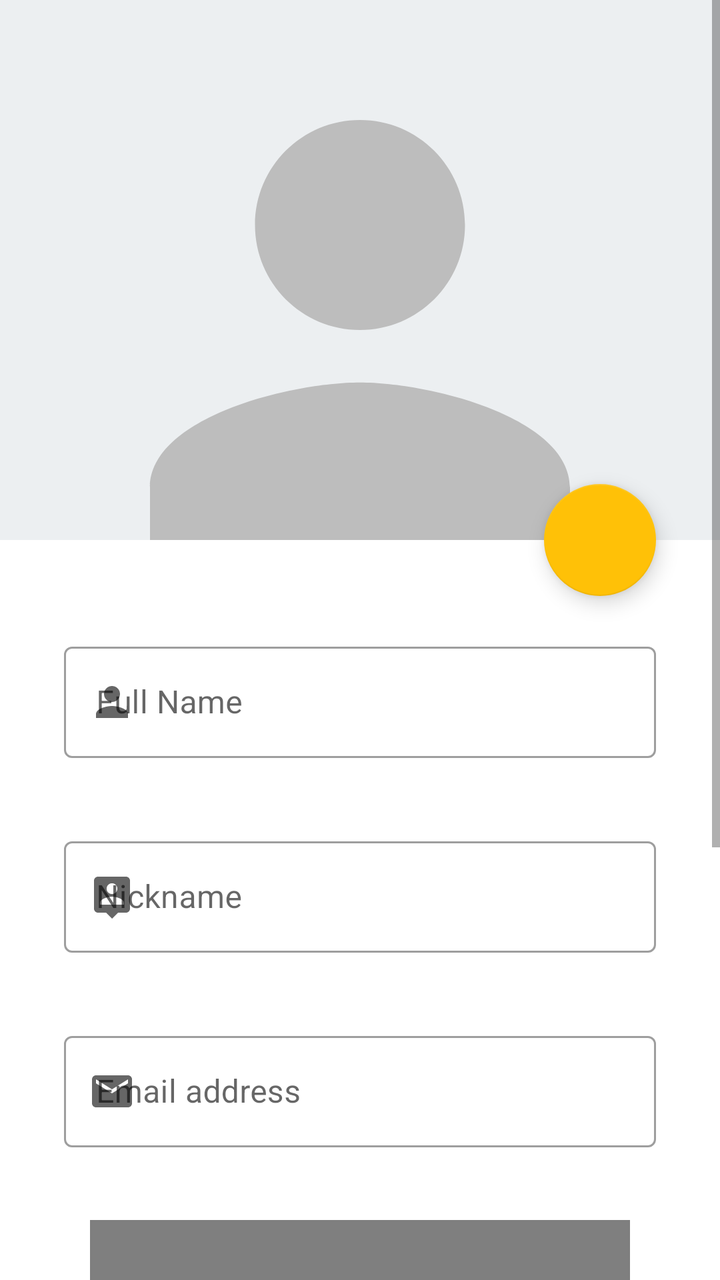
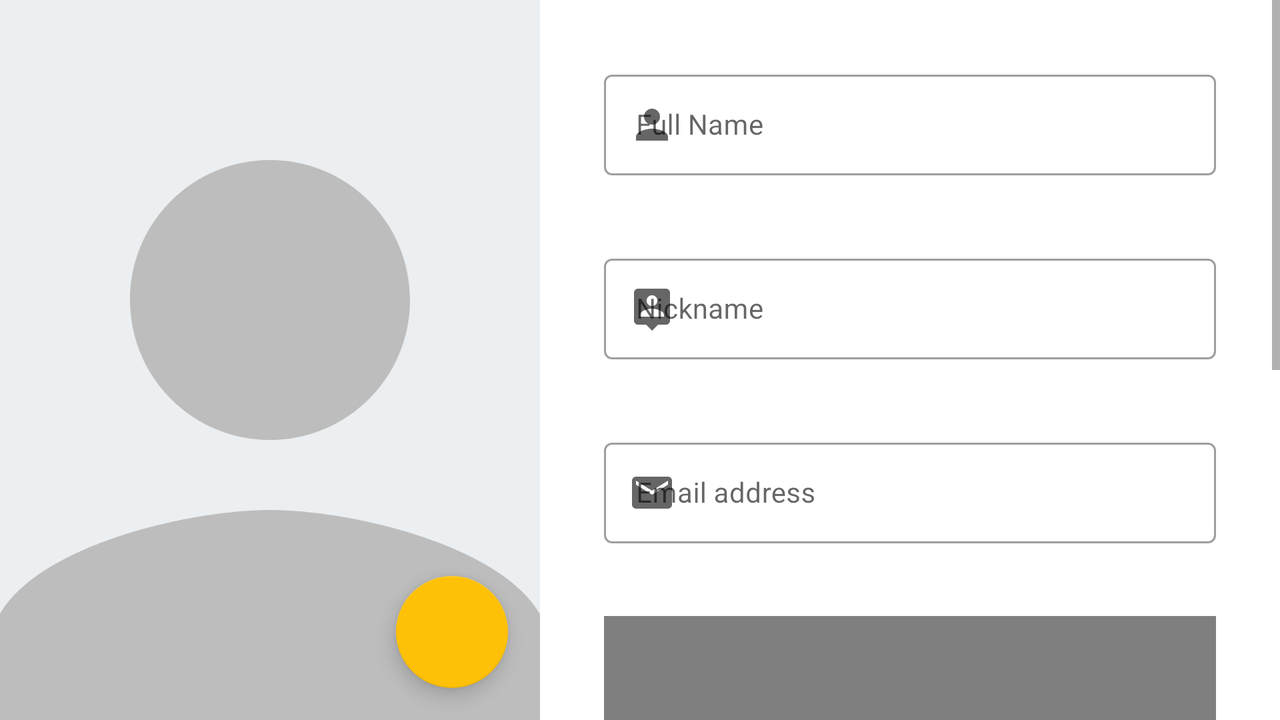

The same Android screen from two of the app's own layout files: first res/layout/ as a phone draws it, then the author's variant for another configuration, drawn on a device whose configuration selects that folder. Both files follow.
<!-- AndroidManifest.xml: application theme AppTheme -->
<!-- res/layout/fragment_profile_edit.xml -->
<?xml version="1.0" encoding="utf-8"?>
<ScrollView xmlns:android="http://schemas.android.com/apk/res/android"
    xmlns:app="http://schemas.android.com/apk/res-auto"
    android:layout_width="match_parent"
    android:layout_height="match_parent">

    <androidx.constraintlayout.widget.ConstraintLayout
        android:layout_width="match_parent"
        android:layout_height="wrap_content">

        <com.google.android.material.floatingactionbutton.FloatingActionButton
            android:id="@+id/addImageEditProfileFAB"
            android:layout_width="wrap_content"
            android:layout_height="wrap_content"
            android:layout_marginEnd="32dp"
            android:clickable="true"
            android:focusable="true"
            app:backgroundTint="@color/colorAccent"
            app:layout_constraintBottom_toBottomOf="@+id/userImageEditProfileIV"
            app:layout_constraintEnd_toEndOf="parent"
            app:layout_constraintTop_toBottomOf="@+id/userImageEditProfileIV"
            app:srcCompat="@drawable/ic_add_image" />

        <ImageView
            android:id="@+id/userImageEditProfileIV"
            android:layout_width="0dp"
            android:layout_height="0dp"
            android:layout_marginBottom="16dp"
            android:background="@color/BlueGray50"
            android:contentDescription="@string/userImage"
            android:scaleType="centerCrop"
            app:layout_constraintBottom_toTopOf="@+id/fullnameEditProfileTIL"
            app:layout_constraintDimensionRatio="4:3"
            app:layout_constraintEnd_toEndOf="parent"
            app:layout_constraintStart_toStartOf="parent"
            app:layout_constraintTop_toTopOf="parent"
            app:srcCompat="@drawable/ic_profile_image" />

        <com.google.android.material.textfield.TextInputLayout
            android:id="@+id/fullnameEditProfileTIL"
            style="@style/Widget.MaterialComponents.TextInputLayout.OutlinedBox"
            android:layout_width="0dp"
            android:layout_height="wrap_content"
            android:layout_marginStart="32dp"
            android:layout_marginTop="32dp"
            android:layout_marginEnd="32dp"
            android:hint="@string/fullname"
            app:errorEnabled="true"
            app:layout_constraintEnd_toEndOf="parent"
            app:layout_constraintStart_toStartOf="parent"
            app:layout_constraintTop_toBottomOf="@+id/userImageEditProfileIV"
            app:layout_constraintBottom_toTopOf="@id/nicknameEditProfileTIL"
            app:startIconDrawable="@drawable/ic_person">

            <com.google.android.material.textfield.TextInputEditText
                android:id="@+id/fullnameEditProfileET"
                android:layout_width="match_parent"
                android:layout_height="wrap_content"
                android:autofillHints="name"
                android:inputType="textPersonName"
                android:maxLength="100"
                android:textSize="16sp"
                app:layout_constraintStart_toStartOf="parent"
                app:layout_constraintTop_toTopOf="parent" />

        </com.google.android.material.textfield.TextInputLayout>

        <com.google.android.material.textfield.TextInputLayout
            android:id="@+id/nicknameEditProfileTIL"
            style="@style/Widget.MaterialComponents.TextInputLayout.OutlinedBox"
            android:layout_width="match_parent"
            android:layout_height="wrap_content"
            android:layout_marginStart="32dp"
            android:layout_marginTop="16dp"
            android:layout_marginEnd="32dp"
            android:hint="@string/nickname"
            app:errorEnabled="true"
            app:layout_constraintEnd_toEndOf="parent"
            app:layout_constraintStart_toStartOf="parent"
            app:layout_constraintTop_toBottomOf="@+id/fullnameEditProfileTIL"
            app:layout_constraintBottom_toTopOf="@id/emailEditProfileTIL"
            app:startIconDrawable="@drawable/ic_person_pin">

            <com.google.android.material.textfield.TextInputEditText
                android:id="@+id/nicknameEditProfileET"
                android:layout_width="match_parent"
                android:layout_height="wrap_content"
                android:autofillHints="name"
                android:inputType="textPersonName"
                android:maxLength="100"
                android:textSize="16sp"
                app:layout_constraintStart_toStartOf="parent"
                app:layout_constraintTop_toTopOf="parent" />

        </com.google.android.material.textfield.TextInputLayout>


        <com.google.android.material.textfield.TextInputLayout
            android:id="@+id/emailEditProfileTIL"
            style="@style/Widget.MaterialComponents.TextInputLayout.OutlinedBox"
            android:layout_width="match_parent"
            android:layout_height="wrap_content"
            android:layout_marginStart="32dp"
            android:layout_marginTop="16dp"
            android:layout_marginEnd="32dp"
            android:hint="@string/email"
            app:errorEnabled="true"
            app:layout_constraintEnd_toEndOf="parent"
            app:layout_constraintStart_toStartOf="parent"
            app:layout_constraintTop_toBottomOf="@+id/nicknameEditProfileTIL"
            app:layout_constraintBottom_toTopOf="@id/locationMapProfileEditMV"
            app:startIconDrawable="@drawable/ic_email">

            <com.google.android.material.textfield.TextInputEditText
                android:id="@+id/emailEditProfileET"
                android:layout_width="match_parent"
                android:layout_height="wrap_content"
                android:autofillHints="emailAddress"
                android:inputType="textEmailAddress"
                android:maxLength="100"
                android:textSize="16sp"
                app:layout_constraintStart_toStartOf="parent"
                app:layout_constraintTop_toTopOf="parent" />

        </com.google.android.material.textfield.TextInputLayout>

        <com.google.android.gms.maps.MapView
            android:id="@+id/locationMapProfileEditMV"
            android:layout_width="0dp"
            android:layout_height="0dp"
            android:layout_marginStart="32dp"
            android:layout_marginTop="16dp"
            android:layout_marginEnd="32dp"
            app:layout_constraintBottom_toTopOf="@id/searchLocationEditProfileET"
            app:layout_constraintDimensionRatio="1:1"
            app:layout_constraintEnd_toEndOf="parent"
            app:layout_constraintStart_toStartOf="parent"
            app:layout_constraintTop_toBottomOf="@+id/emailEditProfileTIL" />

        <com.google.android.material.textfield.TextInputEditText
            android:id="@+id/searchLocationEditProfileET"
            android:layout_width="0dp"
            android:layout_height="wrap_content"
            android:layout_marginStart="32dp"
            android:layout_marginTop="16dp"
            android:layout_marginBottom="32dp"
            android:autofillHints="addressLocality"
            android:hint="@string/search_location"
            android:inputType="textPostalAddress"
            android:maxLength="100"
            android:textSize="16sp"
            app:layout_constraintBottom_toBottomOf="parent"
            app:layout_constraintEnd_toStartOf="@id/searchLocationEditProfileBTN"
            app:layout_constraintStart_toStartOf="parent"
            app:layout_constraintTop_toBottomOf="@+id/locationMapProfileEditMV" />

        <Button
            android:id="@+id/searchLocationEditProfileBTN"
            android:layout_width="wrap_content"
            android:layout_height="wrap_content"
            android:layout_marginStart="16dp"
            android:layout_marginEnd="32dp"
            android:text="@string/search_button"
            app:layout_constraintBottom_toBottomOf="@+id/searchLocationEditProfileET"
            app:layout_constraintEnd_toEndOf="parent"
            app:layout_constraintStart_toEndOf="@+id/searchLocationEditProfileET"
            app:layout_constraintTop_toTopOf="@+id/searchLocationEditProfileET" />

    </androidx.constraintlayout.widget.ConstraintLayout>
</ScrollView>
<!-- resources referenced by this layout -->
<resources>
  <color name="BlueGray50">#ECEFF1</color>
  <color name="colorAccent">#FFC107</color>
  <!-- drawable ic_email (drawable) -->
  <vector xmlns:android="http://schemas.android.com/apk/res/android"
      android:width="24dp"
      android:height="24dp"
      android:autoMirrored="true"
      android:tint="?attr/iconTintColor"
      android:viewportWidth="24.0"
      android:viewportHeight="24.0">
      <path
          android:fillColor="?attr/iconTintColor"
          android:pathData="M20,4L4,4c-1.1,0 -1.99,0.9 -1.99,2L2,18c0,1.1 0.9,2 2,2h16c1.1,0 2,-0.9 2,-2L22,6c0,-1.1 -0.9,-2 -2,-2zM20,8l-8,5 -8,-5L4,6l8,5 8,-5v2z" />
  </vector>
  <!-- drawable ic_person (drawable) -->
  <vector xmlns:android="http://schemas.android.com/apk/res/android"
      android:width="24dp"
      android:height="24dp"
      android:autoMirrored="true"
      android:tint="?attr/iconTintColor"
      android:viewportWidth="24.0"
      android:viewportHeight="24.0">
      <path
          android:fillColor="?attr/iconTintColor"
          android:pathData="M12,12c2.21,0 4,-1.79 4,-4s-1.79,-4 -4,-4 -4,1.79 -4,4 1.79,4 4,4zM12,14c-2.67,0 -8,1.34 -8,4v2h16v-2c0,-2.66 -5.33,-4 -8,-4z" />
  </vector>
  <!-- drawable ic_person_pin (drawable) -->
  <vector xmlns:android="http://schemas.android.com/apk/res/android"
      android:width="24dp"
      android:height="24dp"
      android:autoMirrored="true"
      android:tint="?attr/iconTintColor"
      android:viewportWidth="24.0"
      android:viewportHeight="24.0">
      <path
          android:fillColor="?attr/iconTintColor"
          android:pathData="M19,2L5,2c-1.11,0 -2,0.9 -2,2v14c0,1.1 0.89,2 2,2h4l3,3 3,-3h4c1.1,0 2,-0.9 2,-2L21,4c0,-1.1 -0.9,-2 -2,-2zM12,5.3c1.49,0 2.7,1.21 2.7,2.7 0,1.49 -1.21,2.7 -2.7,2.7 -1.49,0 -2.7,-1.21 -2.7,-2.7 0,-1.49 1.21,-2.7 2.7,-2.7zM18,16L6,16v-0.9c0,-2 4,-3.1 6,-3.1s6,1.1 6,3.1v0.9z" />
  </vector>
  <!-- drawable ic_profile_image (drawable) -->
  <vector xmlns:android="http://schemas.android.com/apk/res/android"
      android:width="160dp"
      android:height="90dp"
      android:viewportWidth="160"
      android:viewportHeight="90">
      <path
          android:fillColor="@color/Grey400"
          android:pathData="M62.5,37.5C62.5,27.83 70.33,20 80,20C89.67,20 97.5,27.83 97.5,37.5C97.5,47.17 89.67,55 80,55C70.33,55 62.5,47.17 62.5,37.5ZM115,81.25C115,81.83 115,84.75 115,90L45,90C45,84.75 45,81.83 45,81.25C45,69.61 68.32,63.75 80,63.75C91.68,63.75 115,69.61 115,81.25Z" />
  </vector>
  <string name="email">Email address</string>
  <string name="fullname">Full Name</string>
  <string name="nickname" translatable="false">Nickname</string>
  <string name="search_button">Search</string>
  <string name="search_location">Insert location…</string>
  <string name="userImage">User image</string>
  <style name="AppTheme" parent="Theme.MaterialComponents.Light.DarkActionBar">
          
          <item name="colorPrimary">@color/colorPrimary</item>
          <item name="colorPrimaryDark">@color/colorPrimaryDark</item>
          <item name="colorAccent">@color/colorAccent</item>
          <item name="android:textColor">@color/colorText</item>
          <item name="android:colorControlHighlight">@android:color/transparent</item>
          <item name="iconTintColor">@color/CoolGray</item>
          <item name="title">@string/emptyString</item>
  
      </style>
  <color name="Grey400">#BDBDBD</color>
  <color name="colorPrimary">#2196F3</color>
  <color name="colorPrimaryDark">#1976D2</color>
  <color name="colorText">#212121</color>
  <color name="CoolGray">#737373</color>
  <string name="emptyString" translatable="false"> </string>
</resources>
<!-- res/layout-land/fragment_profile_edit.xml (the author's variant of the layout above) -->
<!-- drawn on the phone turned sideways -->
<?xml version="1.0" encoding="utf-8"?>
<androidx.constraintlayout.widget.ConstraintLayout xmlns:android="http://schemas.android.com/apk/res/android"
    xmlns:app="http://schemas.android.com/apk/res-auto"
    android:layout_width="match_parent"
    android:layout_height="match_parent">

    <com.google.android.material.floatingactionbutton.FloatingActionButton
        android:id="@+id/addImageEditProfileFAB"
        android:layout_width="wrap_content"
        android:layout_height="wrap_content"
        android:layout_marginEnd="16dp"
        android:layout_marginBottom="16dp"
        android:clickable="true"
        android:focusable="true"
        app:backgroundTint="@color/colorAccent"
        app:layout_constraintBottom_toBottomOf="@+id/userImageEditProfileIV"
        app:layout_constraintEnd_toEndOf="@+id/userImageEditProfileIV"
        app:srcCompat="@drawable/ic_add_image" />

    <ImageView
        android:id="@+id/userImageEditProfileIV"
        android:layout_width="0dp"
        android:layout_height="match_parent"
        android:background="@color/BlueGray50"
        android:contentDescription="@string/userImage"
        android:scaleType="centerCrop"
        app:layout_constraintBottom_toBottomOf="parent"
        app:layout_constraintDimensionRatio="3:4"
        app:layout_constraintStart_toStartOf="parent"
        app:layout_constraintTop_toTopOf="parent"
        app:srcCompat="@drawable/ic_profile_image" />

    <ScrollView
        android:layout_width="0dp"
        android:layout_height="match_parent"
        app:layout_constraintBottom_toBottomOf="parent"
        app:layout_constraintEnd_toEndOf="parent"
        app:layout_constraintStart_toEndOf="@id/userImageEditProfileIV"
        app:layout_constraintTop_toTopOf="parent">

        <androidx.constraintlayout.widget.ConstraintLayout
            android:layout_width="match_parent"
            android:layout_height="wrap_content">


            <com.google.android.material.textfield.TextInputLayout
                android:id="@+id/fullnameEditProfileTIL"
                style="@style/Widget.MaterialComponents.TextInputLayout.OutlinedBox"
                android:layout_width="0dp"
                android:layout_height="wrap_content"
                android:layout_marginStart="32dp"
                android:layout_marginTop="32dp"
                android:layout_marginEnd="32dp"
                android:hint="@string/fullname"
                app:errorEnabled="true"
                app:layout_constraintBottom_toTopOf="@+id/nicknameEditProfileTIL"
                app:layout_constraintEnd_toEndOf="parent"
                app:layout_constraintStart_toStartOf="parent"
                app:layout_constraintTop_toTopOf="parent"
                app:startIconDrawable="@drawable/ic_person">

                <com.google.android.material.textfield.TextInputEditText
                    android:id="@+id/fullnameEditProfileET"
                    android:layout_width="match_parent"
                    android:layout_height="match_parent"
                    android:autofillHints="name"
                    android:imeOptions="flagNoExtractUi"
                    android:includeFontPadding="false"
                    android:inputType="textPersonName"
                    android:maxLength="100"
                    android:textSize="14sp"
                    app:layout_constraintStart_toStartOf="parent"
                    app:layout_constraintTop_toTopOf="parent" />

            </com.google.android.material.textfield.TextInputLayout>


            <com.google.android.material.textfield.TextInputLayout
                android:id="@+id/nicknameEditProfileTIL"
                style="@style/Widget.MaterialComponents.TextInputLayout.OutlinedBox"
                android:layout_width="0dp"
                android:layout_height="wrap_content"
                android:layout_marginStart="32dp"
                android:layout_marginTop="16dp"
                android:layout_marginEnd="32dp"
                android:hint="@string/nickname"
                app:errorEnabled="true"
                app:layout_constraintBottom_toTopOf="@+id/emailEditProfileTIL"
                app:layout_constraintEnd_toEndOf="parent"
                app:layout_constraintStart_toStartOf="parent"
                app:layout_constraintTop_toBottomOf="@+id/fullnameEditProfileTIL"
                app:startIconDrawable="@drawable/ic_person_pin">

                <com.google.android.material.textfield.TextInputEditText
                    android:id="@+id/nicknameEditProfileET"
                    android:layout_width="match_parent"
                    android:layout_height="match_parent"
                    android:autofillHints="name"
                    android:imeOptions="flagNoExtractUi"
                    android:includeFontPadding="false"
                    android:inputType="textPersonName"
                    android:maxLength="100"
                    android:textSize="14sp"
                    app:layout_constraintStart_toStartOf="parent"
                    app:layout_constraintTop_toTopOf="parent" />

            </com.google.android.material.textfield.TextInputLayout>

            <com.google.android.material.textfield.TextInputLayout
                android:id="@+id/emailEditProfileTIL"
                style="@style/Widget.MaterialComponents.TextInputLayout.OutlinedBox"
                android:layout_width="0dp"
                android:layout_height="wrap_content"
                android:layout_marginStart="32dp"
                android:layout_marginTop="16dp"
                android:layout_marginEnd="32dp"
                android:hint="@string/email"
                app:errorEnabled="true"
                app:layout_constraintBottom_toTopOf="@+id/locationMapProfileEditMV"
                app:layout_constraintEnd_toEndOf="parent"
                app:layout_constraintStart_toStartOf="parent"
                app:layout_constraintTop_toBottomOf="@+id/nicknameEditProfileTIL"
                app:startIconDrawable="@drawable/ic_email">

                <com.google.android.material.textfield.TextInputEditText
                    android:id="@+id/emailEditProfileET"
                    android:layout_width="match_parent"
                    android:layout_height="match_parent"
                    android:autofillHints="emailAddress"
                    android:imeOptions="flagNoExtractUi"
                    android:includeFontPadding="false"
                    android:inputType="textEmailAddress"
                    android:maxLength="100"
                    android:textSize="14sp"
                    app:layout_constraintStart_toStartOf="parent"
                    app:layout_constraintTop_toTopOf="parent" />

            </com.google.android.material.textfield.TextInputLayout>


            <com.google.android.gms.maps.MapView
                android:id="@+id/locationMapProfileEditMV"
                android:layout_width="0dp"
                android:layout_height="0dp"
                android:layout_marginStart="32dp"
                android:layout_marginTop="16dp"
                android:layout_marginEnd="32dp"
                app:layout_constraintBottom_toTopOf="@id/searchLocationEditProfileET"
                app:layout_constraintDimensionRatio="1:1"
                app:layout_constraintEnd_toEndOf="parent"
                app:layout_constraintStart_toStartOf="parent"
                app:layout_constraintTop_toBottomOf="@+id/emailEditProfileTIL" />

            <com.google.android.material.textfield.TextInputEditText
                android:id="@+id/searchLocationEditProfileET"
                android:layout_width="0dp"
                android:layout_height="wrap_content"
                android:layout_marginStart="32dp"
                android:layout_marginTop="16dp"
                android:layout_marginBottom="32dp"
                android:autofillHints="addressLocality"
                android:hint="@string/search_location"
                android:imeOptions="flagNoExtractUi"
                android:inputType="textPostalAddress"
                android:maxLength="100"
                android:textSize="16sp"
                app:layout_constraintBottom_toBottomOf="parent"
                app:layout_constraintEnd_toStartOf="@id/searchLocationEditProfileBTN"
                app:layout_constraintStart_toStartOf="parent"
                app:layout_constraintTop_toBottomOf="@+id/locationMapProfileEditMV" />

            <Button
                android:id="@+id/searchLocationEditProfileBTN"
                android:layout_width="wrap_content"
                android:layout_height="wrap_content"
                android:layout_marginStart="16dp"
                android:layout_marginEnd="32dp"
                android:text="@string/search_button"
                app:layout_constraintBottom_toBottomOf="@+id/searchLocationEditProfileET"
                app:layout_constraintEnd_toEndOf="parent"
                app:layout_constraintStart_toEndOf="@+id/searchLocationEditProfileET"
                app:layout_constraintTop_toTopOf="@+id/searchLocationEditProfileET" />

        </androidx.constraintlayout.widget.ConstraintLayout>

    </ScrollView>

</androidx.constraintlayout.widget.ConstraintLayout>
